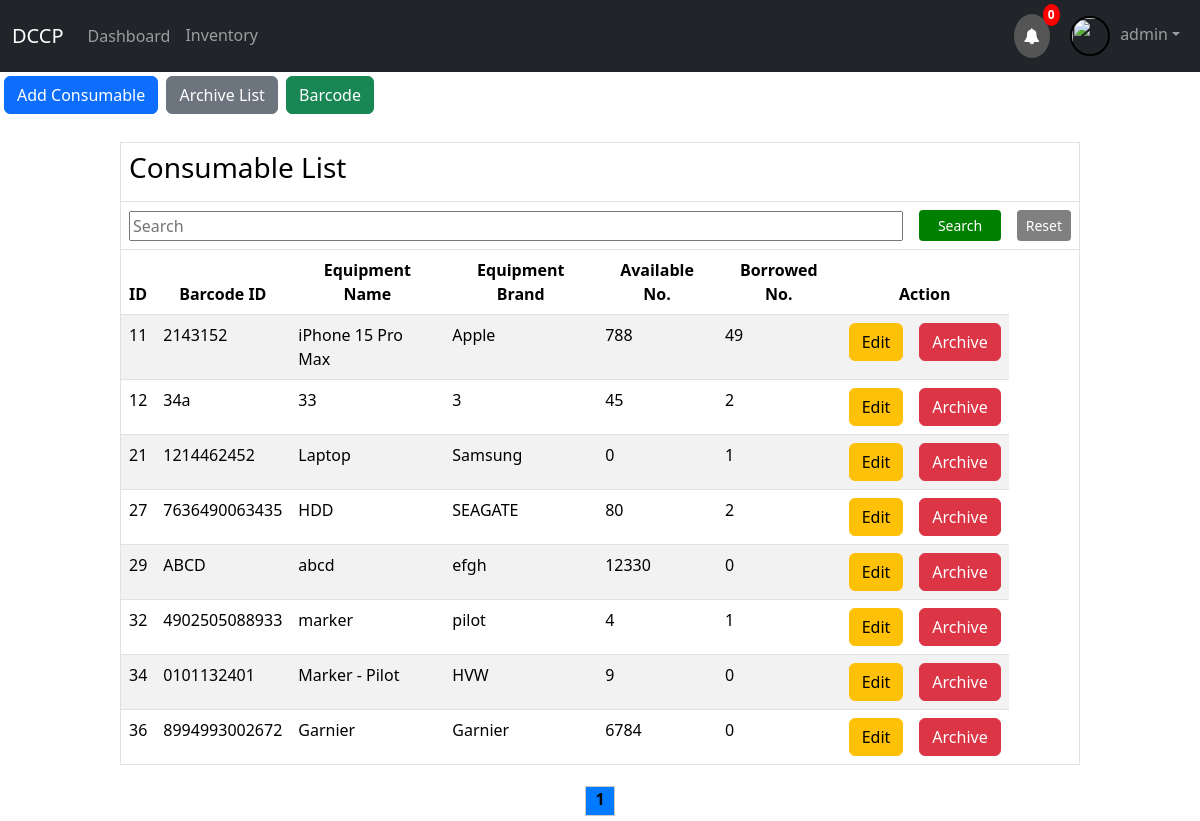
Screenshot of /consumable.php (signed in) with the database file from the repository.
### tables this page shows
CREATE TABLE `account` (
  `UID` int(11) NOT NULL,
  `username` text NOT NULL,
  `password` text NOT NULL,
  `email` text NOT NULL,
  `department` text NOT NULL,
  `position` text NOT NULL,
  `user_type` text NOT NULL,
  `image_path` varchar(255) NOT NULL,
  `iid` text NOT NULL,
  `iid_image` text NOT NULL
);

CREATE TABLE `inventory` (
  `id` int(11) NOT NULL,
  `item_code` char(100) NOT NULL,
  `equipment_name` char(100) NOT NULL,
  `equipment_brand` char(100) NOT NULL,
  `equipment_model` char(100) NOT NULL,
  `quantity` int(11) NOT NULL,
  `item_type` text NOT NULL,
  `img` varchar(255) NOT NULL,
  `Locate` text NOT NULL
);

### consumable.php (the view, shortened to what this page needs)
<?php
include_once("config.php");
$name = $_SESSION['username'];
$email_query = mysqli_query($mysqli, "SELECT * FROM account WHERE username = '$name'");
$email = $_SESSION['email'];
if ($email_query) {
    $row = mysqli_fetch_array($email_query);
    if ($row !== null) {
        $email = $row['email'];
    }
}
$searchTerm = "";
$page = isset($_GET['page']) ? $_GET['page'] : 1;
$limit = 10;
$start = ($page - 1) * $limit;
if (isset($_POST['search_barcode'])) {
    $searchTerm = mysqli_real_escape_string($mysqli, $_POST['barcode_search']);
    $query = "SELECT inventory.*, COALESCE(SUM(borrowed_item.borrowed_amount), 0) AS total_borrowed_amount
              FROM inventory
              LEFT JOIN (SELECT item_code, SUM(borrowed_amount) AS borrowed_amount FROM borrowed_item GROUP BY item_code) AS borrowed_item
              ON inventory.id = borrowed_item.item_code
              WHERE (inventory.item_code LIKE '%$searchTerm%')
              AND inventory.item_type = 'consumable'
              GROUP BY inventory.id
              LIMIT $start, $limit";
    $rs = mysqli_query($mysqli, $query);
} else {
if(isset($_POST['search_btn'])) {
    $searchTerm = mysqli_real_escape_string($mysqli, $_POST['search']);
    $query = "SELECT inventory.*, COALESCE(SUM(borrowed_item.borrowed_amount), 0) AS total_borrowed_amount
              FROM inventory
              LEFT JOIN (SELECT item_code, SUM(borrowed_amount) AS borrowed_amount FROM borrowed_item GROUP BY item_code) AS borrowed_item
              ON inventory.id = borrowed_item.item_code
              WHERE (inventory.id LIKE '%$searchTerm%' OR inventory.item_code LIKE '%$searchTerm%' OR inventory.equipment_name LIKE '%$searchTerm%' OR inventory.equipment_brand LIKE '%$searchTerm%' OR inventory.quantity LIKE '%$searchTerm%')
              AND inventory.item_type = 'consumable'
              GROUP BY inventory.id
              LIMIT $start, $limit";
    $rs = mysqli_query($mysqli, $query);
} else {
    $rs = mysqli_query($mysqli, "SELECT inventory.*, COALESCE(SUM(borrowed_amount), 0) AS total_borrowed_amount
                                  FROM inventory
                                  LEFT JOIN borrowed_item ON inventory.id = borrowed_item.item_code
                                  WHERE inventory.item_type = 'consumable'
                                  GROUP BY inventory.id
                                  LIMIT $start, $limit");
}
}
$total_pages = ceil(mysqli_num_rows(mysqli_query($mysqli, "SELECT * FROM inventory WHERE item_type = 'consumable'")) / $limit);
?>
<!DOCTYPE html>
<html>
<head>
</head>
<body>
    <link href="https://cdn.jsdelivr.net/npm/bootstrap@5.3.2/dist/css/bootstrap.min.css" rel="stylesheet">
    <?php include 'navigation_supply_user.php'; ?>
    <div class="sidebar p-1">
        <a class="me-1 btn btn-primary" onclick="add()">Add Consumable</a>
<a class="me-1 btn btn-secondary" onclick="arc()">Archive List</a>
        <a class="me-1 btn btn-success" onclick="bar()">Barcode</a>
    </div><br>
    <table class="table table-striped" border="1px" align="center" style="width: 80%">
        <thead>
            <tr>
                <td colspan="9">
                    <h3>Consumable List</h3>
                </td>
            </tr>
            <form method="POST" class="row g-3 align-items-center">
                <tr>
                    <th colspan="7">
                        <input align='center' type="text" style="width: 100%;" name="search" placeholder="Search" value="<?php echo $searchTerm; ?>" >
                    </th>
                    <th>
                        <input class='btn btn-sm'  type="submit" value="Search" name="search_btn" style="width: 100%; height: 100%; background-color: green; color: white;">
                    </th>
                    <th>
                        <input class='btn btn-sm'  type="submit" value="Reset" name="search_reset" style="width: 100%; height: 100%; background-color: gray; color: white;">
                    </th>
                </tr>
                <tr align="center">
                    <th><b>ID</b></th>
                    <th><b>Barcode ID</b></th>
                    <th><b>Equipment Name</b></th>
                    <th><b>Equipment Brand</b></th>
                    <th><b>Available No.</b></th>
                    <th><b>Borrowed No.</b></th>
                    <th colspan="2"><b>Action</b></th>
                </tr>
            </form>
        </thead>
        <tbody>
            <?php
            if ($rs) {
                while ($res = mysqli_fetch_array($rs)) {
                    echo "<tr>";
                    echo "<td>" . $res['id'] . "</td>";
                    echo "<td>" . $res['item_code'] . "</td>";
                    echo "<td>" . $res['equipment_name'] . "</td>";
                    echo "<td>" . $res['equipment_brand'] . "</td>";
                    echo "<td>" . $res['quantity'] . "</td>";
                    echo "<td>" . $res['total_borrowed_amount'] . "</td>";
                    echo "<td><a class='btn btn-warning' href='edit.php?id={$res['id']}'>Edit</a></td>";
                    echo "<td><a class='btn btn-danger' href='#' onclick='archiveItemConfirmation({$res['id']});'>Archive</a></td>";
                    echo "</tr>";
                }
            } else {
                echo "Error fetching inventory data: " . mysqli_error($mysqli);
            }
            ?>
        </tbody>
    </table>
<div style="text-align: center;">
    <?php for ($i = 1; $i <= $total_pages; $i++) { ?>
        <div style="display: inline-block; width: 30px; height: 30px; border: 1px solid #ccc; margin: 5px; <?php if ($i == $page) echo 'background-color: #007bff;'; ?>">
            <a href="?page=<?php echo $i; ?>" style="text-decoration: none; color: black; font-weight: bold;"><?php echo $i; ?></a>
        </div>
    <?php } ?>
</div>
</body>
</html>

### navigation_supply_user.php (shortened to what this page needs)
<?php
$query_today = "SELECT * FROM borrowed_item WHERE item_type != 'consumable' AND DATE(request_date) = CURDATE() AND borrower = '$name'";
$res_today = mysqli_query($mysqli, $query_today);
$num_due_today = mysqli_num_rows($res_today);
$query_passed = "SELECT * FROM borrowed_item WHERE item_type != 'consumable' AND DATE(request_date) < CURDATE() AND borrower = '$name'";
$res_passed = mysqli_query($mysqli, $query_passed);
$num_due_passed = mysqli_num_rows($res_passed);
$query_tomorrow = "SELECT * FROM borrowed_item WHERE item_type != 'consumable' AND DATE(request_date) = DATE(DATE_ADD(CURDATE(), INTERVAL 1 DAY)) AND borrower = '$name'";
$res_tomorrow = mysqli_query($mysqli, $query_tomorrow);
$num_due_tomorrow = mysqli_num_rows($res_tomorrow);
$acce = mysqli_query($mysqli, "SELECT * FROM accept WHERE user = '$name'");
$num_acce = mysqli_num_rows($acce);
$alerto = $num_due_today + $num_due_passed + $num_due_tomorrow + $num_acce;
?>
<link rel="stylesheet" href="https://cdnjs.cloudflare.com/ajax/libs/font-awesome/4.7.0/css/font-awesome.min.css">
<nav class="navbar navbar-expand-sm bg-dark navbar-dark">
		<div class="container-fluid">
			<a class="navbar-brand" href="supply_user_dashboard.php">DCCP</a>
			<div class="collapse navbar-collapse" id="collapsibleNavbar">
				<ul class="navbar-nav">
<li class="nav-item">
    <a class="nav-link" href="supply_user_dashboard.php">Dashboard</a>
</li>
<li class="nav-item">
    <div class="dropdown">
        <button class="dropbtn">Inventory</button>
    </div>
</li>
				</ul>
				<div class="collapse navbar-collapse justify-content-end" id="navbarCollapse">
                <a href="notify_supply_officer.php" class="notification" >
                    <span><i class="fa fa-bell"></i></span>
<?php
                            echo "<span class='badge'>" . $alerto . "</span>";
?>
                </a>
					<ul class="navbar-nav">
						<li class="nav-item">
						<li class="nav-item dropdown">
							<a class="nav-link dropdown-toggle" href="#" role="button" data-bs-toggle="dropdown"><img src="<?php echo $image_path ?>"  style='width: 40px; height: 40px; border-radius: 50%; border: 2px solid #000; margin-right: 10px'><?php echo $email;?></a>
						</li>
						</li>
					</ul>
				</div>
			</div>
		</div>
	</nav>

### navigation_supply_user.php (style rules this page uses)
.notification { background-color: #555; color: white; text-decoration: none; padding: 10px 10px 10px 10px; position: relative; display: inline-block; border-radius: 100%; }
.notification .badge { position: absolute; top: -10px; right: -10px; padding: 5px 5px; border-radius: 50%; background: red; color: white; }
.dropbtn { padding: 7px 7px; background-color: transparent; border-color: none; border: none; color: #9B9D9E; }
.dropdown { position: relative; display: inline-block; }

### rows the page displays
account: email "admin"
inventory: id "11", item_code "2143152", equipment_name "iPhone 15 Pro Max", equipment_brand "Apple", quantity "788", total_borrowed_amount "49"
inventory: id "12", item_code "34a", equipment_name "33", equipment_brand "3", quantity "45", total_borrowed_amount "2"
inventory: id "21", item_code "1214462452", equipment_name "Laptop", equipment_brand "Samsung", quantity "0", total_borrowed_amount "1"
inventory: id "27", item_code "7636490063435", equipment_name "HDD", equipment_brand "SEAGATE", quantity "80", total_borrowed_amount "2"
inventory: id "29", item_code "ABCD", equipment_name "abcd", equipment_brand "efgh", quantity "12330", total_borrowed_amount "0"
inventory: id "32", item_code "4902505088933", equipment_name "marker", equipment_brand "pilot", quantity "4", total_borrowed_amount "1"
inventory: id "34", item_code "0101132401", equipment_name "Marker - Pilot", equipment_brand "HVW", quantity "9", total_borrowed_amount "0"
inventory: id "36", item_code "8994993002672", equipment_name "Garnier", equipment_brand "Garnier", quantity "6784", total_borrowed_amount "0"

### other values shown
$alerto "0"
